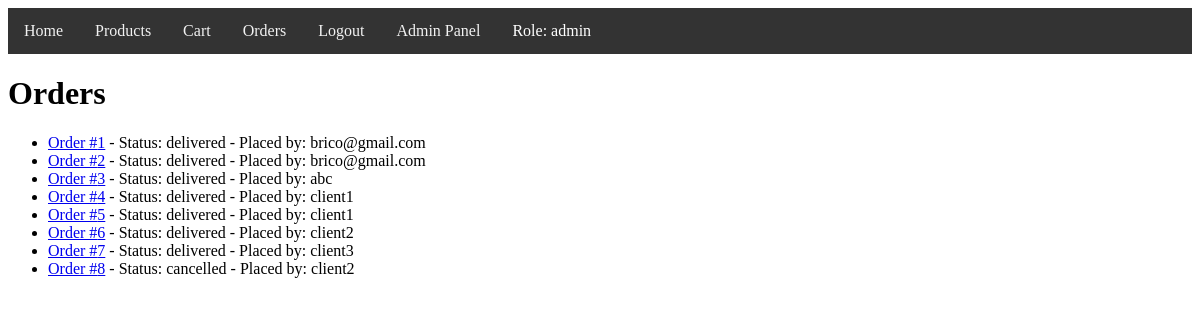
/orders (signed in), run on an earlier commit of the app's database.
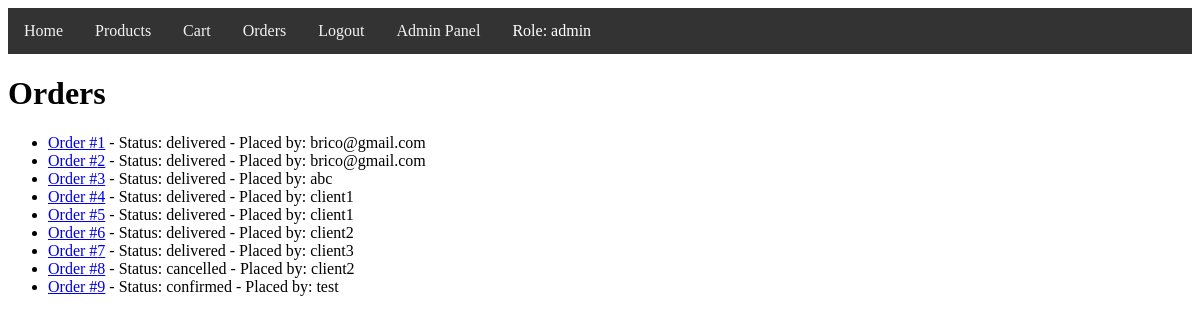
And on a later commit of the database.
### models/order/order.py (models this page shows)
class Order(db.Model):
    id = db.Column(db.Integer, primary_key=True)
    user_id = db.Column(db.Integer, db.ForeignKey('user.id'), nullable=False)
    status = db.Column(db.String(50), nullable=False, default='pending')
    created_at = db.Column(db.DateTime, default=datetime.utcnow)
    items = db.relationship('OrderItem', backref='order', lazy=True)

### models/user/user.py (models this page shows)
class User(db.Model):
    id = db.Column(db.Integer, primary_key=True)
    username = db.Column(db.String(150), unique=True, nullable=False)
    password = db.Column(db.String(150), nullable=False)
    role = db.Column(db.String(50), nullable=False, default='user')  # Nowa kolumna
    orders = db.relationship('Order', backref='user', lazy=True)

### controllers/order/order_view.py (the view)
@order_blueprint.route('/orders')
def orders():
    if 'user_id' not in session:
        flash('You need to be logged in to view orders.', 'danger')
        return redirect(url_for('user.login'))
    user = User.query.get(session['user_id'])
    if user.role == 'client':
        orders = Order.query.filter_by(user_id=user.id).all()
    else:
        orders = Order.query.all()
    orders_with_users = []
    for order in orders:
        order_user = User.query.get(order.user_id)
        orders_with_users.append((order, order_user))
    return render_template('orders.html', orders_with_users=orders_with_users, user=user)

### templates/orders.html (shortened to what this page needs)
{% extends "base.html" %}
{% block content %}
<h1>Orders</h1>
<ul>
    {% for order, order_user in orders_with_users %}
    <li>
        <a href="{{ url_for('order.order_detail', order_id=order.id) }}">Order #{{ order.id }}</a> - Status: {{ order.status }} - Placed by: {{ order_user.username }}
    </li>
    {% endfor %}
</ul>
{% endblock %}

What changed in the data, as far as the page shows it:
added Order: id "9", status "confirmed", username "test"
